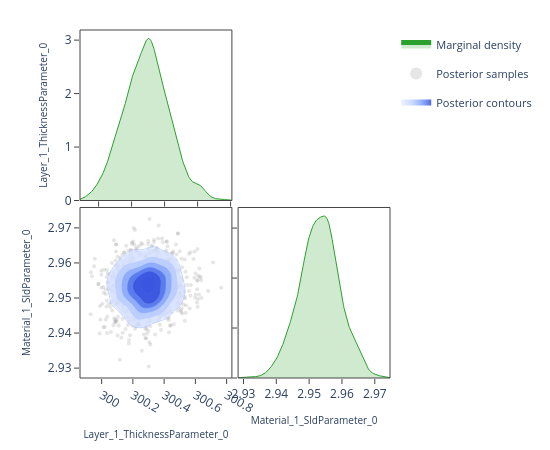

Notebook code for this chart:
### Code cell
# ---- Pairwise focus: thickness vs SLD ---------------------------------------
# A 2-parameter corner plot zooms in on the joint posterior for a specific
# pair.  This is the same view the EasyReflectometryApp's "2D Heatmap"
# sub-tab uses to inspect parameter degeneracies.


params_of_interest = ['Layer_1_ThicknessParameter_0', 'Material_1_SldParameter_0']
idx = [posterior.param_names.index(p) for p in params_of_interest]
subset_draws = np.asarray(posterior.draws)[:, idx]

fig = plot_corner(subset_draws, params_of_interest)
fig.show()

### Figure 1 — Plotly figure (JSON) as saved in the notebook; plotly's stock layout.template omitted (floating-point values rounded to 4 significant figures; data arrays with more than 128 entries replaced by an {"elided": "..."} marker saying what was removed)
{"data": [{"fill": "tozeroy", "fillcolor": "rgba(44, 160, 44, 0.22)", "hoverinfo": "skip", "legendgroup": "marginal", "line": {"color": "rgb(44, 160, 44)", "width": 1}, "mode": "lines", "name": "Marginal density", "showlegend": true, "type": "scatter", "x": {"elided": "256 float values"}, "xaxis": "x", "y": {"elided": "256 float values"}, "yaxis": "y"}, {"hoverinfo": "skip", "legendgroup": "scatter", "marker": {"color": "rgba(140, 140, 140, 0.22)", "size": 4}, "mode": "markers", "name": "Posterior samples", "showlegend": true, "type": "scatter", "x": {"elided": "880 float values"}, "xaxis": "x3", "y": {"elided": "880 float values"}, "yaxis": "y3", "zorder": 0}, {"colorscale": [[0.0, "rgba(224, 233, 255, 0.62)"], [0.35, "rgba(183, 203, 255, 0.70)"], [0.6, "rgba(138, 169, 252, 0.78)"], [0.82, "rgba(96, 131, 242, 0.84)"], [1.0, "rgba(58, 86, 224, 0.90)"]], "connectgaps": false, "contours": {"coloring": "fill", "end": 178.0, "showlabels": false, "showlines": false, "size": 28.1, "start": 37.47}, "hoverinfo": "skip", "legendgroup": "contour", "name": "Posterior contours", "showlegend": true, "showscale": false, "type": "contour", "x": [299.9, 299.9, 299.9, 299.9, 299.9, 299.9, 300.0, 300.0, 300.0, 300.0, 300.0, 300.0, 300.0, 300.0, 300.1, 300.1, 300.1, 300.1, 300.1, 300.1, 300.1, 300.1, 300.1, 300.2, 300.2, 300.2, 300.2, 300.2, 300.2, 300.2, 300.2, 300.2, 300.3, 300.3, 300.3, 300.3, 300.3, 300.3, 300.3, 300.3, 300.4, 300.4, 300.4, 300.4, 300.4, 300.4, 300.4, 300.4, 300.4, 300.5, 300.5, 300.5, 300.5, 300.5, 300.5, 300.5, 300.5, 300.6, 300.6, 300.6, 300.6, 300.6, 300.6, 300.6, 300.6, 300.6, 300.7, 300.7, 300.7, 300.7, 300.7, 300.7, 300.7, 300.7, 300.7, 300.8, 300.8, 300.8, 300.8, 300.8], "xaxis": "x3", "y": [2.928, 2.929, 2.93, 2.93, 2.931, 2.931, 2.932, 2.932, 2.933, 2.934, 2.934, 2.935, 2.935, 2.936, 2.937, 2.937, 2.938, 2.938, 2.939, 2.939, 2.94, 2.941, 2.941, 2.942, 2.942, 2.943, 2.944, 2.944, 2.945, 2.945, 2.946, 2.947, 2.947, 2.948, 2.948, 2.949, 2.949, 2.95, 2.951, 2.951, 2.952, 2.952, 2.953, 2.954, 2.954, 2.955, 2.955, 2.956, 2.956, 2.957, 2.958, 2.958, 2.959, 2.959, 2.96, 2.961, 2.961, 2.962, 2.962, 2.963, 2.964, 2.964, 2.965, 2.965, 2.966, 2.966, 2.967, 2.968, 2.968, 2.969, 2.969, 2.97, 2.971, 2.971, 2.972, 2.972, 2.973, 2.973, 2.974, 2.975], "yaxis": "y3", "z": {"elided": "80x80 float values"}, "zmax": 178.0, "zmin": 37.47, "zorder": 1}, {"colorscale": [[0.0, "rgba(183, 203, 255, 0.94)"], [0.35, "rgba(183, 203, 255, 0.94)"], [0.35, "rgba(138, 169, 252, 0.95)"], [0.6, "rgba(138, 169, 252, 0.95)"], [0.6, "rgba(96, 131, 242, 0.96)"], [0.82, "rgba(96, 131, 242, 0.96)"], [0.82, "rgba(58, 86, 224, 0.98)"], [1.0, "rgba(58, 86, 224, 0.98)"]], "contours": {"coloring": "lines", "end": 178.0, "showlabels": false, "size": 28.1, "start": 37.47}, "hoverinfo": "skip", "legendgroup": "contour", "line": {"width": 0.9}, "showlegend": false, "showscale": false, "type": "contour", "x": [299.9, 299.9, 299.9, 299.9, 299.9, 299.9, 300.0, 300.0, 300.0, 300.0, 300.0, 300.0, 300.0, 300.0, 300.1, 300.1, 300.1, 300.1, 300.1, 300.1, 300.1, 300.1, 300.1, 300.2, 300.2, 300.2, 300.2, 300.2, 300.2, 300.2, 300.2, 300.2, 300.3, 300.3, 300.3, 300.3, 300.3, 300.3, 300.3, 300.3, 300.4, 300.4, 300.4, 300.4, 300.4, 300.4, 300.4, 300.4, 300.4, 300.5, 300.5, 300.5, 300.5, 300.5, 300.5, 300.5, 300.5, 300.6, 300.6, 300.6, 300.6, 300.6, 300.6, 300.6, 300.6, 300.6, 300.7, 300.7, 300.7, 300.7, 300.7, 300.7, 300.7, 300.7, 300.7, 300.8, 300.8, 300.8, 300.8, 300.8], "xaxis": "x3", "y": [2.928, 2.929, 2.93, 2.93, 2.931, 2.931, 2.932, 2.932, 2.933, 2.934, 2.934, 2.935, 2.935, 2.936, 2.937, 2.937, 2.938, 2.938, 2.939, 2.939, 2.94, 2.941, 2.941, 2.942, 2.942, 2.943, 2.944, 2.944, 2.945, 2.945, 2.946, 2.947, 2.947, 2.948, 2.948, 2.949, 2.949, 2.95, 2.951, 2.951, 2.952, 2.952, 2.953, 2.954, 2.954, 2.955, 2.955, 2.956, 2.956, 2.957, 2.958, 2.958, 2.959, 2.959, 2.96, 2.961, 2.961, 2.962, 2.962, 2.963, 2.964, 2.964, 2.965, 2.965, 2.966, 2.966, 2.967, 2.968, 2.968, 2.969, 2.969, 2.97, 2.971, 2.971, 2.972, 2.972, 2.973, 2.973, 2.974, 2.975], "yaxis": "y3", "z": {"elided": "80x80 float values"}, "zmax": 178.0, "zmin": 37.47, "zorder": 2}, {"fill": "tozeroy", "fillcolor": "rgba(44, 160, 44, 0.22)", "hoverinfo": "skip", "legendgroup": "marginal", "line": {"color": "rgb(44, 160, 44)", "width": 1}, "mode": "lines", "name": "Marginal density", "showlegend": false, "type": "scatter", "x": {"elided": "256 float values"}, "xaxis": "x4", "y": {"elided": "256 float values"}, "yaxis": "y4"}], "layout": {"height": 450, "legend": {"font": {"size": 11}, "itemsizing": "constant", "orientation": "v", "x": 1.02, "xanchor": "left", "y": 1.0, "yanchor": "top"}, "margin": {"b": 60, "l": 80, "r": 160, "t": 30}, "plot_bgcolor": "white", "shapes": [{"fillcolor": "rgba(0,0,0,0)", "layer": "above", "line": {"color": "#444", "width": 1}, "type": "rect", "x0": 0, "x1": 1, "xref": "x domain", "y0": 0, "y1": 1, "yref": "y domain"}, {"fillcolor": "rgba(0,0,0,0)", "layer": "above", "line": {"color": "#444", "width": 1}, "type": "rect", "x0": 0, "x1": 1, "xref": "x3 domain", "y0": 0, "y1": 1, "yref": "y3 domain"}, {"fillcolor": "rgba(0,0,0,0)", "layer": "above", "line": {"color": "#444", "width": 1}, "type": "rect", "x0": 0, "x1": 1, "xref": "x4 domain", "y0": 0, "y1": 1, "yref": "y4 domain"}], "showlegend": true, "width": 550, "xaxis": {"anchor": "y", "domain": [0.0, 0.49], "showgrid": false, "showticklabels": false, "ticks": "outside", "zeroline": false}, "xaxis2": {"anchor": "y2", "domain": [0.51, 1.0], "showgrid": false, "ticks": "outside", "visible": false, "zeroline": false}, "xaxis3": {"anchor": "y3", "domain": [0.0, 0.49], "showgrid": false, "ticks": "outside", "title": {"font": {"size": 10}, "text": "Layer_1_ThicknessParameter_0"}, "zeroline": false}, "xaxis4": {"anchor": "y4", "domain": [0.51, 1.0], "showgrid": false, "ticks": "outside", "title": {"font": {"size": 10}, "text": "Material_1_SldParameter_0"}, "zeroline": false}, "yaxis": {"anchor": "x", "domain": [0.51, 1.0], "showgrid": false, "ticks": "outside", "title": {"font": {"size": 10}, "text": "Layer_1_ThicknessParameter_0"}, "zeroline": false}, "yaxis2": {"anchor": "x2", "domain": [0.51, 1.0], "showgrid": false, "ticks": "outside", "visible": false, "zeroline": false}, "yaxis3": {"anchor": "x3", "domain": [0.0, 0.49], "showgrid": false, "ticks": "outside", "title": {"font": {"size": 10}, "text": "Material_1_SldParameter_0"}, "zeroline": false}, "yaxis4": {"anchor": "x4", "domain": [0.0, 0.49], "showgrid": false, "showticklabels": false, "ticks": "outside", "zeroline": false}}}
